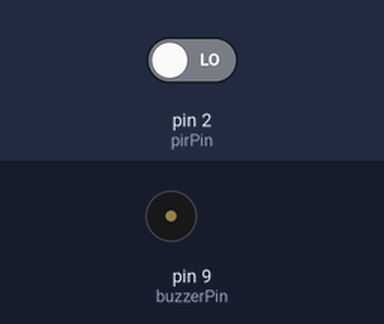
The sketch below on a simulated Arduino Uno, built with avr-gcc and run on an emulated ATmega328P. On the bench: buzzer (waves = sounding, pin HIGH). Inputs (shaded band) come from the test bench; at power-on: pin 2 (pirPin) LOW. What the sketch prints to the serial monitor is not drawn.

Above: at 1.2 s.
1.3 s: pin 2 (pirPin) driven HIGH
Timing chart, 0 to 4.3 s (numbered marks = the images above; inputs shaded):
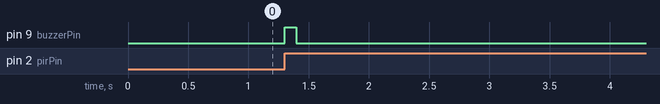

Measured:
- after the input at 1.3 s, pin 9 (buzzerPin): LOW → HIGH at once, → LOW 0.10 s later

The sketch:

Interrupt.ino
```cpp
const int pirPin = 2;  // Connect the output pin of the PIR sensor to digital pin 2
const int buzzerPin = 9; // Connect the positive (longer) leg of the buzzer to digital pin 9

volatile int pirState = LOW;  // Initialize pirState to LOW

void setup() {
  Serial.begin(9600);
  pinMode(pirPin, INPUT);
  pinMode(buzzerPin, OUTPUT);

  // Attach interrupt to the PIR sensor pin
  attachInterrupt(digitalPinToInterrupt(pirPin), motionDetected, CHANGE);
}

void loop() {
  // Your main loop code can be empty or handle other tasks
  Serial.println("WELCOME TO INTERRUPT PROGRAM");
  delay(300);
}

void motionDetected() {
  pirState = digitalRead(pirPin);

  if (pirState == HIGH) {
    Serial.println("Motion detected!");

    // Turn on the buzzer when motion is detected
    digitalWrite(buzzerPin, HIGH);
    delay(20000); // Buzzer on for 500 milliseconds
    digitalWrite(buzzerPin, LOW);
  } else {
    // Turn off the buzzer when no motion is detected
    digitalWrite(buzzerPin, LOW);
  }
}
```
